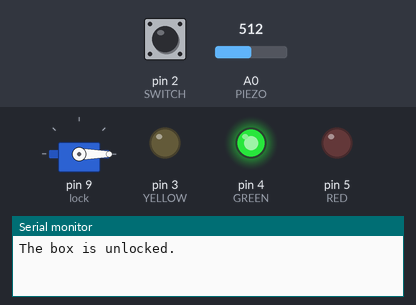
A sketch run on a simulated Arduino Uno, built with avr-gcc and run on an emulated ATmega328P. Shown: servo, output pins drawn as LEDs (lit = HIGH), the last lines printed to the serial monitor. Inputs (shaded band) come from the test bench; at power-on: pin 2 (SWITCH) LOW, A0 (PIEZO) = 512.

Above: at 1.2 s.
1.3 s: pin 2 (SWITCH) pulled HIGH for 0.15 s
At 2.1 s:
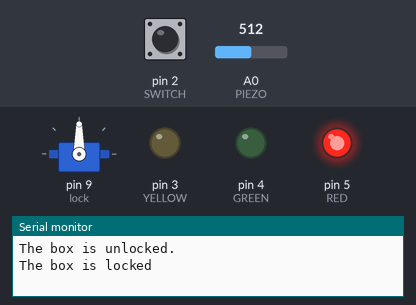
2.9 s: A0 (PIEZO) set to 989
5.9 s: A0 (PIEZO) set to 1016
Timing chart, 0 to 8.9 s (numbered marks = the images above; inputs shaded):
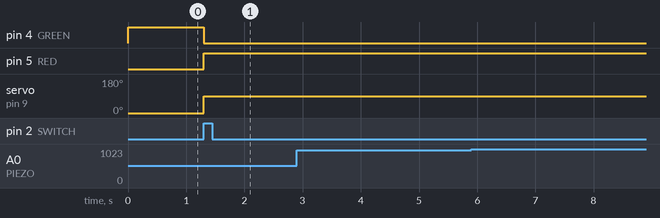

The sketch:

knock_lock.ino
```cpp
#include <Servo.h>

Servo lock;

const int PIEZO = A0;
const int SWITCH = 2;
const int YELLOW = 3;
const int GREEN = 4;
const int RED = 5;

int knockVal;
int switchVal;

const int QUIET = 10;
const int LOUD = 100;

boolean locked = false;
int numberOfKnocks = 0;

void setup() {
  lock.attach(9);
  pinMode(YELLOW, OUTPUT);
  pinMode(GREEN, OUTPUT);
  pinMode(RED, OUTPUT);
  pinMode(SWITCH, INPUT);
  Serial.begin(9600);

  digitalWrite(GREEN, HIGH);
  lock.write(0);
  Serial.println("The box is unlocked.");
}

void loop() {
  if (locked == false) {
    switchVal = digitalRead(SWITCH);
    if (switchVal == HIGH) {
      locked = true;
      digitalWrite(GREEN, LOW);
      digitalWrite(RED, HIGH);
      lock.write(90);
      Serial.println("The box is locked");
      delay(1000);
    }
  }
  if (locked == true) {
    knockVal = analogRead(PIEZO);
    if (numberOfKnocks < 3 && knockVal > 0) {
      if (checkKnock(knockVal) == true) {
        numberOfKnocks++;
      }
      Serial.print(3 - numberOfKnocks);
      Serial.println(" more knocks to go");
    }
    if (numberOfKnocks >= 3) {
      locked = false;
      lock.write(0);
      delay(20);
      digitalWrite(GREEN, HIGH);
      digitalWrite(RED, LOW);
      Serial.println("The box is unlocked.");
      numberOfKnocks = 0;
    }
  }
}

boolean checkKnock(int value) {
  if (value > QUIET && value < LOUD) {
    digitalWrite(YELLOW, HIGH);
    delay(50);
    digitalWrite(YELLOW, LOW);
    Serial.print("   >> Valid knock value: ");
    Serial.println(value);
    return true;
  } else {
    Serial.print("   >> Invalid knock value: ");
    Serial.println(value);
    return false;
  }
}
```

Measured:
- after the input at 1.3 s, pin 4 (GREEN): HIGH → LOW at once; pin 5 (RED): LOW → HIGH at once; servo on pin 9 (lock): 0° → 90° at once
